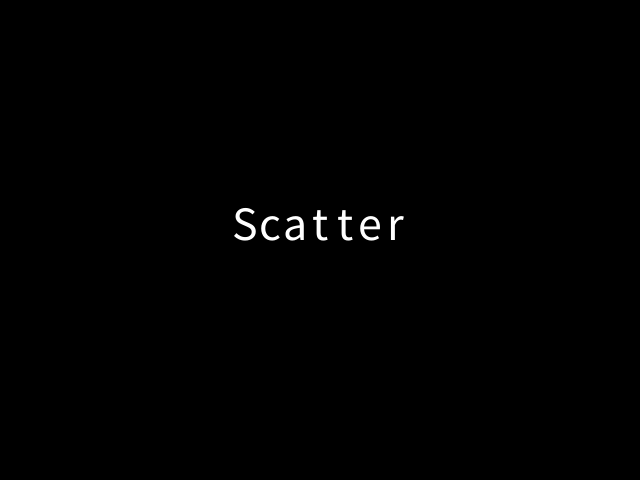
Frame 1 (no input)
Frame 60 (the mouse pressed at the canvas centre just before this capture): identical to frame 1, image omitted
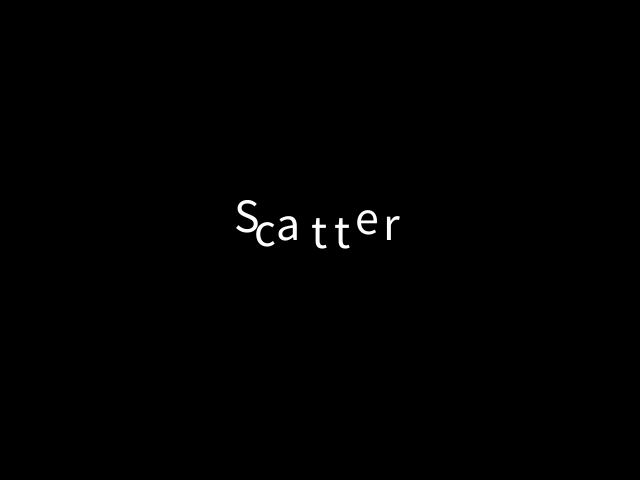
Frame 120 (the mouse held since frame 60 and released just before this capture)

The Processing sketch that drew these frames (run headless with seeded random() and noise(); from frame 60 on, the mouse is pressed at the canvas centre):

// Processing sketch: processing_89367
// ── processing_89367.pde

float scatter = 0;
boolean scatterTimer = false;

float scatterDir1x = 0;
float scatterDir2x = 0;
float scatterDir3x = 0;
float scatterDir4x = 0;
float scatterDir5x = 0;
float scatterDir6x = 0;
float scatterDir7x = 0;


float scatterDir1y = 0;
float scatterDir2y = 0;
float scatterDir3y = 0;
float scatterDir4y = 0;
float scatterDir5y = 0;
float scatterDir6y = 0;
float scatterDir7y = 0;

void setup()
{
  background(0);
  size(640, 480);

    scatterDir1x = random(-10,10);
    scatterDir2x = random(-10,10);
    scatterDir3x = random(-10,10);
    scatterDir4x = random(-10,10);
    scatterDir5x = random(-10,10);
    scatterDir6x = random(-10,10);
    scatterDir7x = random(-10,10);

    scatterDir1y = random(-10,10);
    scatterDir2y = random(-10,10);
    scatterDir3y = random(-10,10);
    scatterDir4y = random(-10,10);
    scatterDir5y = random(-10,10);
    scatterDir6y = random(-10,10);
    scatterDir7y = random(-10,10);
  
}

void draw()
{

  background(0);

  if (mousePressed)
  {
    scatter = 0;
    scatterTimer = false;
    scatterDir1x = random(-10,10);
    scatterDir2x = random(-10,10);
    scatterDir3x = random(-10,10);
    scatterDir4x = random(-10,10);
    scatterDir5x = random(-10,10);
    scatterDir6x = random(-10,10);
    scatterDir7x = random(-10,10);

    scatterDir1y = random(-10,10);
    scatterDir2y = random(-10,10);
    scatterDir3y = random(-10,10);
    scatterDir4y = random(-10,10);
    scatterDir5y = random(-10,10);
    scatterDir6y = random(-10,10);
    scatterDir7y = random(-10,10);
    
  }

  textAlign(CENTER);

  textSize(48);
  
  if((mouseX > width/2 - 65) && (mouseX < width/2 + 85) && (mouseY > height/2 - 35) && (mouseY < height/2 + 35))
  {
    scatterTimer = true;
  }
  if(scatterTimer)
  {
    scatter = scatter + 1;
  }

  text("S", (width/2 - 75) + scatterDir1x * scatter, (height/2)+ scatterDir1y * scatter);
  text("c", (width/2 - 50) + scatterDir2x * scatter, (height/2)+ scatterDir2y * scatter);
  text("a", (width/2 - 25) + scatterDir3x * scatter, (height/2)+ scatterDir3y * scatter);
  text("t", (width/2) + scatterDir4x * scatter, (height/2)+ scatterDir4y * scatter);
  text("t", (width/2 + 25) + scatterDir5x * scatter, (height/2)+ scatterDir5y * scatter);
  text("e", (width/2 + 50) + scatterDir6x * scatter, (height/2)+ scatterDir6y * scatter);
  text("r", (width/2 + 75) + scatterDir7x * scatter, (height/2)+ scatterDir7y * scatter);
}
